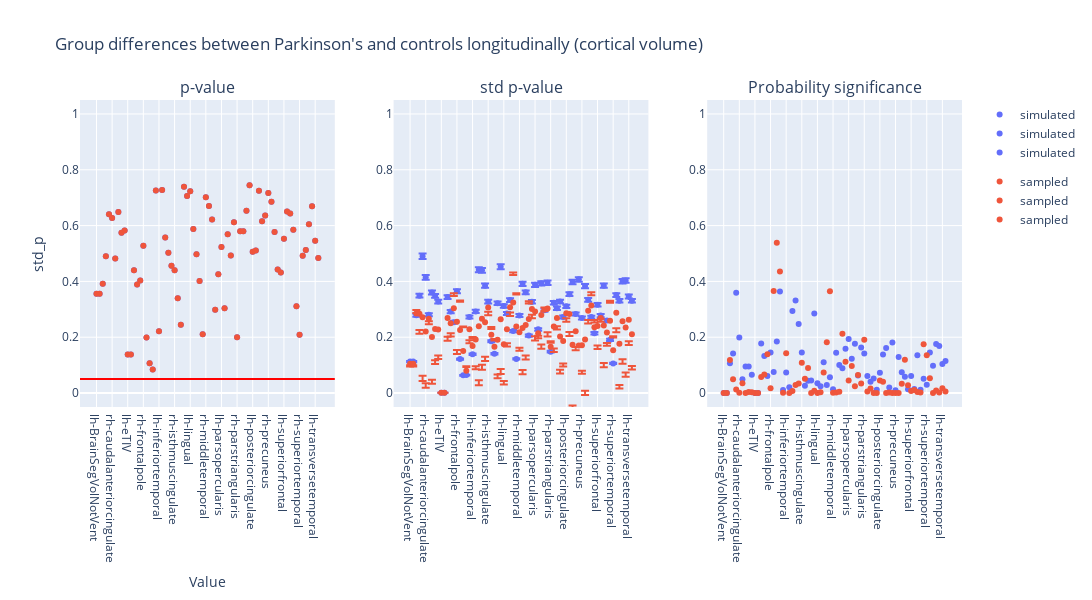

Source (notebook cell):
### Code cell
plot_dumbbell(
    ancova_longitudinal_volume,
    "Group differences between Parkinson's and controls longitudinally (cortical volume)",
    "group"
)

### Figure 1 — Plotly figure (JSON) as saved in the notebook; plotly's stock layout.template omitted (floating-point values rounded to 4 significant figures)
{"data": [{"hovertemplate": "group=simulated<br>region=%{x}<br>p_value=%{y}<extra></extra>", "legendgroup": "simulated", "marker": {"color": "#636efa", "symbol": "circle"}, "mode": "markers", "name": "simulated", "orientation": "v", "showlegend": true, "type": "scatter", "x": ["lh-BrainSegVolNotVent", "rh-BrainSegVolNotVent", "lh-bankssts", "rh-bankssts", "lh-caudalanteriorcingulate", "rh-caudalanteriorcingulate", "lh-caudalmiddlefrontal", "rh-caudalmiddlefrontal", "lh-cuneus", "rh-cuneus", "lh-eTIV", "rh-eTIV", "lh-entorhinal", "rh-entorhinal", "lh-frontalpole", "rh-frontalpole", "lh-fusiform", "rh-fusiform", "lh-inferiorparietal", "rh-inferiorparietal", "lh-inferiortemporal", "rh-inferiortemporal", "lh-insula", "rh-insula", "lh-isthmuscingulate", "rh-isthmuscingulate", "lh-lateraloccipital", "rh-lateraloccipital", "lh-lateralorbitofrontal", "rh-lateralorbitofrontal", "lh-lingual", "rh-lingual", "lh-medialorbitofrontal", "rh-medialorbitofrontal", "lh-middletemporal", "rh-middletemporal", "lh-paracentral", "rh-paracentral", "lh-parahippocampal", "rh-parahippocampal", "lh-parsopercularis", "rh-parsopercularis", "lh-parsorbitalis", "rh-parsorbitalis", "lh-parstriangularis", "rh-parstriangularis", "lh-pericalcarine", "rh-pericalcarine", "lh-postcentral", "rh-postcentral", "lh-posteriorcingulate", "rh-posteriorcingulate", "lh-precentral", "rh-precentral", "lh-precuneus", "rh-precuneus", "lh-rostralanteriorcingulate", "rh-rostralanteriorcingulate", "lh-rostralmiddlefrontal", "rh-rostralmiddlefrontal", "lh-superiorfrontal", "rh-superiorfrontal", "lh-superiorparietal", "rh-superiorparietal", "lh-superiortemporal", "rh-superiortemporal", "lh-supramarginal", "rh-supramarginal", "lh-temporalpole", "rh-temporalpole", "lh-transversetemporal", "rh-transversetemporal"], "xaxis": "x", "y": [0.3562, 0.3562, 0.392, 0.4905, 0.641, 0.6273, 0.4819, 0.6484, 0.5747, 0.5824, 0.1379, 0.1379, 0.4397, 0.3888, 0.4034, 0.5276, 0.1989, 0.1071, 0.08434, 0.7257, 0.2218, 0.7277, 0.5576, 0.5024, 0.4557, 0.4404, 0.3397, 0.2451, 0.7392, 0.7063, 0.7232, 0.5881, 0.4973, 0.4012, 0.2106, 0.7014, 0.6701, 0.6217, 0.2982, 0.426, 0.5235, 0.3036, 0.5688, 0.4929, 0.6123, 0.2003, 0.5796, 0.5797, 0.653, 0.7448, 0.506, 0.5104, 0.7249, 0.6152, 0.6364, 0.7166, 0.6855, 0.5772, 0.4428, 0.4317, 0.5526, 0.6504, 0.6432, 0.5854, 0.3112, 0.2088, 0.4915, 0.5126, 0.6049, 0.6689, 0.546, 0.4843], "yaxis": "y"}, {"hovertemplate": "group=sampled<br>region=%{x}<br>p_value=%{y}<extra></extra>", "legendgroup": "sampled", "marker": {"color": "#EF553B", "symbol": "circle"}, "mode": "markers", "name": "sampled", "orientation": "v", "showlegend": true, "type": "scatter", "x": ["lh-BrainSegVolNotVent", "rh-BrainSegVolNotVent", "lh-bankssts", "rh-bankssts", "lh-caudalanteriorcingulate", "rh-caudalanteriorcingulate", "lh-caudalmiddlefrontal", "rh-caudalmiddlefrontal", "lh-cuneus", "rh-cuneus", "lh-eTIV", "rh-eTIV", "lh-entorhinal", "rh-entorhinal", "lh-frontalpole", "rh-frontalpole", "lh-fusiform", "rh-fusiform", "lh-inferiorparietal", "rh-inferiorparietal", "lh-inferiortemporal", "rh-inferiortemporal", "lh-insula", "rh-insula", "lh-isthmuscingulate", "rh-isthmuscingulate", "lh-lateraloccipital", "rh-lateraloccipital", "lh-lateralorbitofrontal", "rh-lateralorbitofrontal", "lh-lingual", "rh-lingual", "lh-medialorbitofrontal", "rh-medialorbitofrontal", "lh-middletemporal", "rh-middletemporal", "lh-paracentral", "rh-paracentral", "lh-parahippocampal", "rh-parahippocampal", "lh-parsopercularis", "rh-parsopercularis", "lh-parsorbitalis", "rh-parsorbitalis", "lh-parstriangularis", "rh-parstriangularis", "lh-pericalcarine", "rh-pericalcarine", "lh-postcentral", "rh-postcentral", "lh-posteriorcingulate", "rh-posteriorcingulate", "lh-precentral", "rh-precentral", "lh-precuneus", "rh-precuneus", "lh-rostralanteriorcingulate", "rh-rostralanteriorcingulate", "lh-rostralmiddlefrontal", "rh-rostralmiddlefrontal", "lh-superiorfrontal", "rh-superiorfrontal", "lh-superiorparietal", "rh-superiorparietal", "lh-superiortemporal", "rh-superiortemporal", "lh-supramarginal", "rh-supramarginal", "lh-temporalpole", "rh-temporalpole", "lh-transversetemporal", "rh-transversetemporal"], "xaxis": "x", "y": [0.3562, 0.3562, 0.392, 0.4905, 0.641, 0.6273, 0.4819, 0.6484, 0.5747, 0.5824, 0.1379, 0.1379, 0.4397, 0.3888, 0.4034, 0.5276, 0.1989, 0.1071, 0.08434, 0.7257, 0.2218, 0.7277, 0.5576, 0.5024, 0.4557, 0.4404, 0.3397, 0.2451, 0.7392, 0.7063, 0.7232, 0.5881, 0.4973, 0.4012, 0.2106, 0.7014, 0.6701, 0.6217, 0.2982, 0.426, 0.5235, 0.3036, 0.5688, 0.4929, 0.6123, 0.2003, 0.5796, 0.5797, 0.653, 0.7448, 0.506, 0.5104, 0.7249, 0.6152, 0.6364, 0.7166, 0.6855, 0.5772, 0.4428, 0.4317, 0.5526, 0.6504, 0.6432, 0.5854, 0.3112, 0.2088, 0.4915, 0.5126, 0.6049, 0.6689, 0.546, 0.4843], "yaxis": "y"}, {"error_y": {"array": [0.002201, 0.002201, 0.005432, 0.006794, 0.009547, 0.008075, 0.005468, 0.007025, 0.006783, 0.006383, 2.241e-05, 2.241e-05, 0.006698, 0.005683, 0.004948, 0.007097, 0.002369, 0.001233, 0.001256, 0.005315, 0.002712, 0.005698, 0.008608, 0.008567, 0.007494, 0.006379, 0.003618, 0.002741, 0.006263, 0.00881, 0.006079, 0.005553, 0.006485, 0.004323, 0.00238, 0.005414, 0.007624, 0.007027, 0.004008, 0.006371, 0.007554, 0.004443, 0.007654, 0.005785, 0.007697, 0.002888, 0.0063, 0.005916, 0.006392, 0.005314, 0.00605, 0.006903, 0.007754, 0.005516, 0.007933, 0.005232, 0.007466, 0.006509, 0.005299, 0.00417, 0.006166, 0.005403, 0.007494, 0.005054, 0.003712, 0.002066, 0.006839, 0.006441, 0.007799, 0.007857, 0.006738, 0.006438], "arrayminus": [0.002245, 0.002245, 0.005542, 0.006931, 0.00974, 0.008238, 0.005579, 0.007167, 0.006921, 0.006512, 2.287e-05, 2.287e-05, 0.006834, 0.005798, 0.005048, 0.00724, 0.002417, 0.001258, 0.001281, 0.005422, 0.002767, 0.005813, 0.008782, 0.00874, 0.007646, 0.006508, 0.003692, 0.002797, 0.006389, 0.008988, 0.006202, 0.005665, 0.006617, 0.00441, 0.002428, 0.005524, 0.007778, 0.007169, 0.004089, 0.0065, 0.007707, 0.004533, 0.007809, 0.005902, 0.007853, 0.002946, 0.006427, 0.006036, 0.006521, 0.005422, 0.006172, 0.007042, 0.007911, 0.005628, 0.008093, 0.005337, 0.007617, 0.00664, 0.005406, 0.004255, 0.006291, 0.005512, 0.007646, 0.005157, 0.003788, 0.002108, 0.006977, 0.006572, 0.007957, 0.008016, 0.006874, 0.006568]}, "hovertemplate": "group=simulated<br>region=%{x}<br>std_p=%{y}<extra></extra>", "legendgroup": "simulated", "marker": {"color": "#636efa", "symbol": "circle"}, "mode": "markers", "name": "simulated", "orientation": "v", "showlegend": true, "type": "scatter", "x": ["lh-BrainSegVolNotVent", "rh-BrainSegVolNotVent", "lh-bankssts", "rh-bankssts", "lh-caudalanteriorcingulate", "rh-caudalanteriorcingulate", "lh-caudalmiddlefrontal", "rh-caudalmiddlefrontal", "lh-cuneus", "rh-cuneus", "lh-eTIV", "rh-eTIV", "lh-entorhinal", "rh-entorhinal", "lh-frontalpole", "rh-frontalpole", "lh-fusiform", "rh-fusiform", "lh-inferiorparietal", "rh-inferiorparietal", "lh-inferiortemporal", "rh-inferiortemporal", "lh-insula", "rh-insula", "lh-isthmuscingulate", "rh-isthmuscingulate", "lh-lateraloccipital", "rh-lateraloccipital", "lh-lateralorbitofrontal", "rh-lateralorbitofrontal", "lh-lingual", "rh-lingual", "lh-medialorbitofrontal", "rh-medialorbitofrontal", "lh-middletemporal", "rh-middletemporal", "lh-paracentral", "rh-paracentral", "lh-parahippocampal", "rh-parahippocampal", "lh-parsopercularis", "rh-parsopercularis", "lh-parsorbitalis", "rh-parsorbitalis", "lh-parstriangularis", "rh-parstriangularis", "lh-pericalcarine", "rh-pericalcarine", "lh-postcentral", "rh-postcentral", "lh-posteriorcingulate", "rh-posteriorcingulate", "lh-precentral", "rh-precentral", "lh-precuneus", "rh-precuneus", "lh-rostralanteriorcingulate", "rh-rostralanteriorcingulate", "lh-rostralmiddlefrontal", "rh-rostralmiddlefrontal", "lh-superiorfrontal", "rh-superiorfrontal", "lh-superiorparietal", "rh-superiorparietal", "lh-superiortemporal", "rh-superiortemporal", "lh-supramarginal", "rh-supramarginal", "lh-temporalpole", "rh-temporalpole", "lh-transversetemporal", "rh-transversetemporal"], "xaxis": "x2", "y": [0.113, 0.113, 0.2789, 0.3488, 0.4902, 0.4146, 0.2808, 0.3607, 0.3483, 0.3277, 0.001151, 0.001151, 0.3439, 0.2918, 0.2541, 0.3644, 0.1216, 0.06333, 0.06448, 0.2729, 0.1392, 0.2926, 0.442, 0.4399, 0.3848, 0.3276, 0.1858, 0.1408, 0.3216, 0.4523, 0.3121, 0.2851, 0.333, 0.222, 0.1222, 0.278, 0.3914, 0.3608, 0.2058, 0.3271, 0.3879, 0.2282, 0.393, 0.297, 0.3952, 0.1483, 0.3235, 0.3038, 0.3282, 0.2729, 0.3106, 0.3544, 0.3981, 0.2832, 0.4073, 0.2686, 0.3834, 0.3342, 0.2721, 0.2141, 0.3166, 0.2774, 0.3848, 0.2595, 0.1906, 0.1061, 0.3512, 0.3307, 0.4004, 0.4035, 0.346, 0.3306], "yaxis": "y2"}, {"error_y": {"array": [-0.00567, -0.00567, 0.01196, -0.05793, -0.2093, -0.1857, -0.008905, -0.1531, -0.112, -0.09337, 1.619e-05, 1.619e-05, -0.06795, -0.03598, 0.05443, -0.1014, 0.1062, 0.08826, 0.01625, -0.03923, 0.03201, -0.09527, -0.1939, -0.1651, -0.1237, -0.01477, 0.02713, 0.02769, -0.1246, -0.1787, -0.1315, -0.05062, -0.01887, 0.1072, 0.1189, -0.05501, -0.1504, -0.1096, 0.06339, -0.01993, -0.0884, -0.009378, -0.1057, 0.007416, -0.08476, 0.02014, -0.07879, -0.02905, -0.1193, -0.08105, -0.01835, -0.06442, -0.2176, -0.05649, -0.2287, -0.09179, -0.1838, -0.03289, 0.04721, 0.02569, -0.0699, -0.002755, -0.1349, -0.03758, 0.07191, 0.04962, -0.05624, -0.1475, -0.1358, -0.1608, -0.07691, -0.1135], "arrayminus": [0.01012, 0.01012, -0.0009897, 0.07166, 0.2285, 0.202, 0.01995, 0.1673, 0.1257, 0.1063, 2.909e-05, 2.909e-05, 0.08148, 0.04746, -0.04443, 0.1158, -0.1014, -0.08577, -0.01371, 0.04997, -0.02653, 0.1068, 0.2113, 0.1824, 0.1388, 0.02766, -0.01982, -0.02215, 0.1373, 0.1965, 0.1438, 0.06183, 0.03197, -0.09849, -0.1141, 0.06594, 0.1658, 0.1238, -0.05529, 0.0328, 0.1037, 0.01835, 0.1211, 0.004271, 0.1003, -0.01431, 0.09151, 0.041, 0.1322, 0.09178, 0.03058, 0.07836, 0.2333, 0.06764, 0.2447, 0.1024, 0.1989, 0.04604, -0.0365, -0.01727, 0.08235, 0.01367, 0.15, 0.04779, -0.06441, -0.04545, 0.07005, 0.1606, 0.1516, 0.1767, 0.09052, 0.1265]}, "hovertemplate": "group=sampled<br>region=%{x}<br>std_p=%{y}<extra></extra>", "legendgroup": "sampled", "marker": {"color": "#EF553B", "symbol": "circle"}, "mode": "markers", "name": "sampled", "orientation": "v", "showlegend": true, "type": "scatter", "x": ["lh-BrainSegVolNotVent", "rh-BrainSegVolNotVent", "lh-bankssts", "rh-bankssts", "lh-caudalanteriorcingulate", "rh-caudalanteriorcingulate", "lh-caudalmiddlefrontal", "rh-caudalmiddlefrontal", "lh-cuneus", "rh-cuneus", "lh-eTIV", "rh-eTIV", "lh-entorhinal", "rh-entorhinal", "lh-frontalpole", "rh-frontalpole", "lh-fusiform", "rh-fusiform", "lh-inferiorparietal", "rh-inferiorparietal", "lh-inferiortemporal", "rh-inferiortemporal", "lh-insula", "rh-insula", "lh-isthmuscingulate", "rh-isthmuscingulate", "lh-lateraloccipital", "rh-lateraloccipital", "lh-lateralorbitofrontal", "rh-lateralorbitofrontal", "lh-lingual", "rh-lingual", "lh-medialorbitofrontal", "rh-medialorbitofrontal", "lh-middletemporal", "rh-middletemporal", "lh-paracentral", "rh-paracentral", "lh-parahippocampal", "rh-parahippocampal", "lh-parsopercularis", "rh-parsopercularis", "lh-parsorbitalis", "rh-parsorbitalis", "lh-parstriangularis", "rh-parstriangularis", "lh-pericalcarine", "rh-pericalcarine", "lh-postcentral", "rh-postcentral", "lh-posteriorcingulate", "rh-posteriorcingulate", "lh-precentral", "rh-precentral", "lh-precuneus", "rh-precuneus", "lh-rostralanteriorcingulate", "rh-rostralanteriorcingulate", "lh-rostralmiddlefrontal", "rh-rostralmiddlefrontal", "lh-superiorfrontal", "rh-superiorfrontal", "lh-superiorparietal", "rh-superiorparietal", "lh-superiortemporal", "rh-superiortemporal", "lh-supramarginal", "rh-supramarginal", "lh-temporalpole", "rh-temporalpole", "lh-transversetemporal", "rh-transversetemporal"], "xaxis": "x2", "y": [0.1051, 0.1051, 0.2854, 0.2841, 0.2714, 0.2208, 0.2664, 0.2005, 0.2295, 0.228, 0.001145, 0.001145, 0.2693, 0.2501, 0.3035, 0.2559, 0.2255, 0.1504, 0.07947, 0.2284, 0.1685, 0.1916, 0.2395, 0.2662, 0.2536, 0.3064, 0.2093, 0.1657, 0.1907, 0.2648, 0.1745, 0.229, 0.3077, 0.3249, 0.2387, 0.2176, 0.2334, 0.2442, 0.2652, 0.3008, 0.2919, 0.2143, 0.2797, 0.2987, 0.3028, 0.1655, 0.2384, 0.2688, 0.2025, 0.1865, 0.2862, 0.2831, 0.1727, 0.2212, 0.1707, 0.1716, 0.1921, 0.2948, 0.314, 0.2357, 0.2405, 0.2693, 0.2424, 0.2169, 0.2588, 0.1537, 0.2881, 0.1768, 0.2568, 0.2347, 0.2623, 0.2106], "yaxis": "y2"}, {"hovertemplate": "group=simulated<br>region=%{x}<br>psig=%{y}<extra></extra>", "legendgroup": "simulated", "marker": {"color": "#636efa", "symbol": "circle"}, "mode": "markers", "name": "simulated", "orientation": "v", "showlegend": true, "type": "scatter", "x": ["lh-BrainSegVolNotVent", "rh-BrainSegVolNotVent", "lh-bankssts", "rh-bankssts", "lh-caudalanteriorcingulate", "rh-caudalanteriorcingulate", "lh-caudalmiddlefrontal", "rh-caudalmiddlefrontal", "lh-cuneus", "rh-cuneus", "lh-eTIV", "rh-eTIV", "lh-entorhinal", "rh-entorhinal", "lh-frontalpole", "rh-frontalpole", "lh-fusiform", "rh-fusiform", "lh-inferiorparietal", "rh-inferiorparietal", "lh-inferiortemporal", "rh-inferiortemporal", "lh-insula", "rh-insula", "lh-isthmuscingulate", "rh-isthmuscingulate", "lh-lateraloccipital", "rh-lateraloccipital", "lh-lateralorbitofrontal", "rh-lateralorbitofrontal", "lh-lingual", "rh-lingual", "lh-medialorbitofrontal", "rh-medialorbitofrontal", "lh-middletemporal", "rh-middletemporal", "lh-paracentral", "rh-paracentral", "lh-parahippocampal", "rh-parahippocampal", "lh-parsopercularis", "rh-parsopercularis", "lh-parsorbitalis", "rh-parsorbitalis", "lh-parstriangularis", "rh-parstriangularis", "lh-pericalcarine", "rh-pericalcarine", "lh-postcentral", "rh-postcentral", "lh-posteriorcingulate", "rh-posteriorcingulate", "lh-precentral", "rh-precentral", "lh-precuneus", "rh-precuneus", "lh-rostralanteriorcingulate", "rh-rostralanteriorcingulate", "lh-rostralmiddlefrontal", "rh-rostralmiddlefrontal", "lh-superiorfrontal", "rh-superiorfrontal", "lh-superiorparietal", "rh-superiorparietal", "lh-superiortemporal", "rh-superiortemporal", "lh-supramarginal", "rh-supramarginal", "lh-temporalpole", "rh-temporalpole", "lh-transversetemporal", "rh-transversetemporal"], "xaxis": "x3", "y": [7.184e-05, 7.184e-05, 0.1072, 0.142, 0.359, 0.1987, 0.04915, 0.09486, 0.09542, 0.06533, 0.0, 0.0, 0.1775, 0.133, 0.06123, 0.1449, 0.07572, 0.1849, 0.364, 0.01128, 0.07367, 0.02118, 0.2937, 0.3319, 0.2474, 0.1454, 0.02599, 0.0442, 0.0453, 0.2854, 0.03536, 0.02457, 0.1103, 0.02864, 0.05651, 0.01328, 0.1446, 0.1001, 0.08878, 0.1589, 0.1933, 0.1231, 0.1764, 0.06249, 0.163, 0.1421, 0.06106, 0.0407, 0.05249, 0.01173, 0.07306, 0.138, 0.1612, 0.02008, 0.181, 0.009589, 0.1291, 0.07495, 0.05877, 0.0139, 0.06141, 0.01446, 0.1357, 0.01146, 0.05079, 0.03006, 0.1454, 0.09776, 0.1759, 0.1684, 0.1039, 0.115], "yaxis": "y3"}, {"hovertemplate": "group=sampled<br>region=%{x}<br>psig=%{y}<extra></extra>", "legendgroup": "sampled", "marker": {"color": "#EF553B", "symbol": "circle"}, "mode": "markers", "name": "sampled", "orientation": "v", "showlegend": true, "type": "scatter", "x": ["lh-BrainSegVolNotVent", "rh-BrainSegVolNotVent", "lh-bankssts", "rh-bankssts", "lh-caudalanteriorcingulate", "rh-caudalanteriorcingulate", "lh-caudalmiddlefrontal", "rh-caudalmiddlefrontal", "lh-cuneus", "rh-cuneus", "lh-eTIV", "rh-eTIV", "lh-entorhinal", "rh-entorhinal", "lh-frontalpole", "rh-frontalpole", "lh-fusiform", "rh-fusiform", "lh-inferiorparietal", "rh-inferiorparietal", "lh-inferiortemporal", "rh-inferiortemporal", "lh-insula", "rh-insula", "lh-isthmuscingulate", "rh-isthmuscingulate", "lh-lateraloccipital", "rh-lateraloccipital", "lh-lateralorbitofrontal", "rh-lateralorbitofrontal", "lh-lingual", "rh-lingual", "lh-medialorbitofrontal", "rh-medialorbitofrontal", "lh-middletemporal", "rh-middletemporal", "lh-paracentral", "rh-paracentral", "lh-parahippocampal", "rh-parahippocampal", "lh-parsopercularis", "rh-parsopercularis", "lh-parsorbitalis", "rh-parsorbitalis", "lh-parstriangularis", "rh-parstriangularis", "lh-pericalcarine", "rh-pericalcarine", "lh-postcentral", "rh-postcentral", "lh-posteriorcingulate", "rh-posteriorcingulate", "lh-precentral", "rh-precentral", "lh-precuneus", "rh-precuneus", "lh-rostralanteriorcingulate", "rh-rostralanteriorcingulate", "lh-rostralmiddlefrontal", "rh-rostralmiddlefrontal", "lh-superiorfrontal", "rh-superiorfrontal", "lh-superiorparietal", "rh-superiorparietal", "lh-superiortemporal", "rh-superiortemporal", "lh-supramarginal", "rh-supramarginal", "lh-temporalpole", "rh-temporalpole", "lh-transversetemporal", "rh-transversetemporal"], "xaxis": "x3", "y": [1.913e-05, 1.913e-05, 0.1183, 0.04905, 0.01232, 0.001423, 0.03536, 0.0002972, 0.003733, 0.003205, 0.0, 0.0, 0.05721, 0.06666, 0.1386, 0.01685, 0.3658, 0.5385, 0.4356, 0.001504, 0.1429, 9.646e-05, 0.00694, 0.02891, 0.03379, 0.1088, 0.05143, 0.0899, 9.027e-05, 0.008311, 1.473e-05, 0.003169, 0.07352, 0.1823, 0.3644, 0.0007782, 0.002188, 0.004843, 0.2124, 0.1119, 0.04476, 0.09694, 0.02399, 0.06445, 0.03397, 0.1909, 0.00532, 0.0162, 0.0003331, 6.071e-05, 0.04522, 0.04073, 1.176e-05, 0.001618, 1.751e-05, 1.017e-05, 0.0001104, 0.03351, 0.1194, 0.02782, 0.007626, 0.01102, 0.0039, 0.001722, 0.1745, 0.1352, 0.05288, 0.0003543, 0.009027, 0.002358, 0.01736, 0.005167], "yaxis": "y3"}], "layout": {"annotations": [{"font": {"size": 16}, "showarrow": false, "text": "p-value", "x": 0.1444, "xanchor": "center", "xref": "paper", "y": 1, "yanchor": "bottom", "yref": "paper"}, {"font": {"size": 16}, "showarrow": false, "text": "std p-value", "x": 0.5, "xanchor": "center", "xref": "paper", "y": 1, "yanchor": "bottom", "yref": "paper"}, {"font": {"size": 16}, "showarrow": false, "text": "Probability significance", "x": 0.8556, "xanchor": "center", "xref": "paper", "y": 1, "yanchor": "bottom", "yref": "paper"}], "height": 600, "hovermode": "closest", "shapes": [{"line": {"color": "red", "width": 2}, "type": "line", "x0": 0, "x1": 1, "xref": "x domain", "y0": 0.05, "y1": 0.05, "yref": "y"}], "title": {"text": "Group differences between Parkinson's and controls longitudinally (cortical volume)"}, "width": 1400, "xaxis": {"anchor": "y", "domain": [0, 0.2889], "title": {"text": "Value"}}, "xaxis2": {"anchor": "y2", "domain": [0.3556, 0.6444]}, "xaxis3": {"anchor": "y3", "domain": [0.7111, 1]}, "yaxis": {"anchor": "x", "domain": [0, 1], "range": [-0.05, 1.05], "title": {"text": "std_p"}}, "yaxis2": {"anchor": "x2", "domain": [0, 1], "range": [-0.05, 1.05]}, "yaxis3": {"anchor": "x3", "domain": [0, 1], "range": [-0.05, 1.05]}}}
